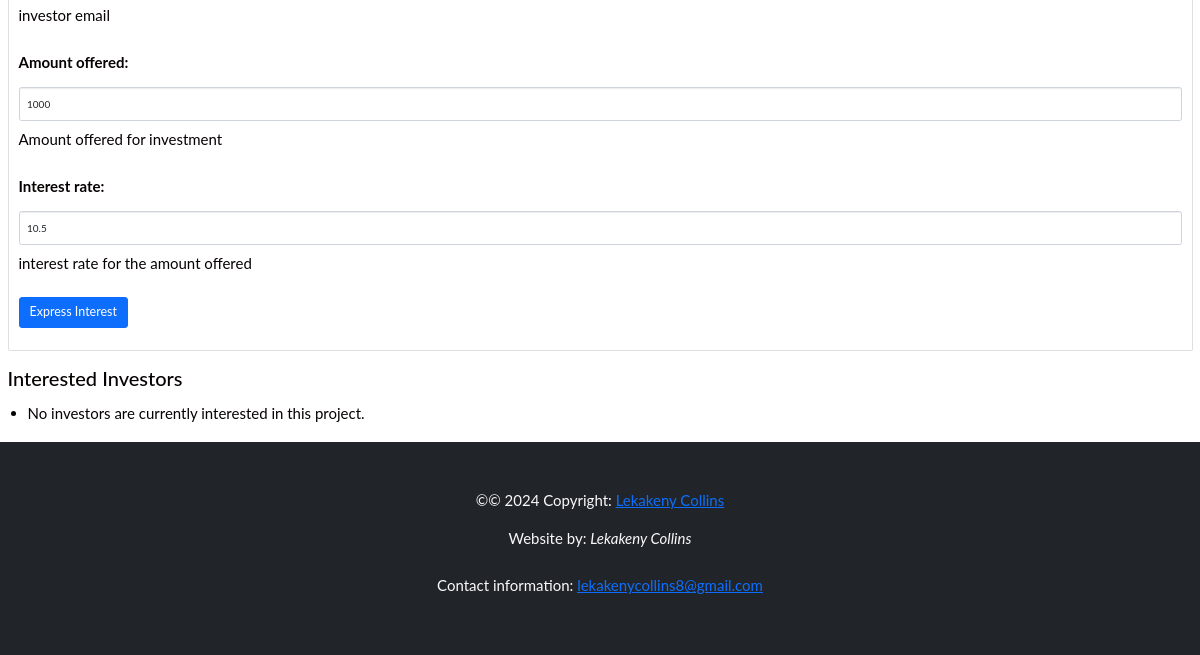
Page /projects/1/ (lower part) on the earlier database version.
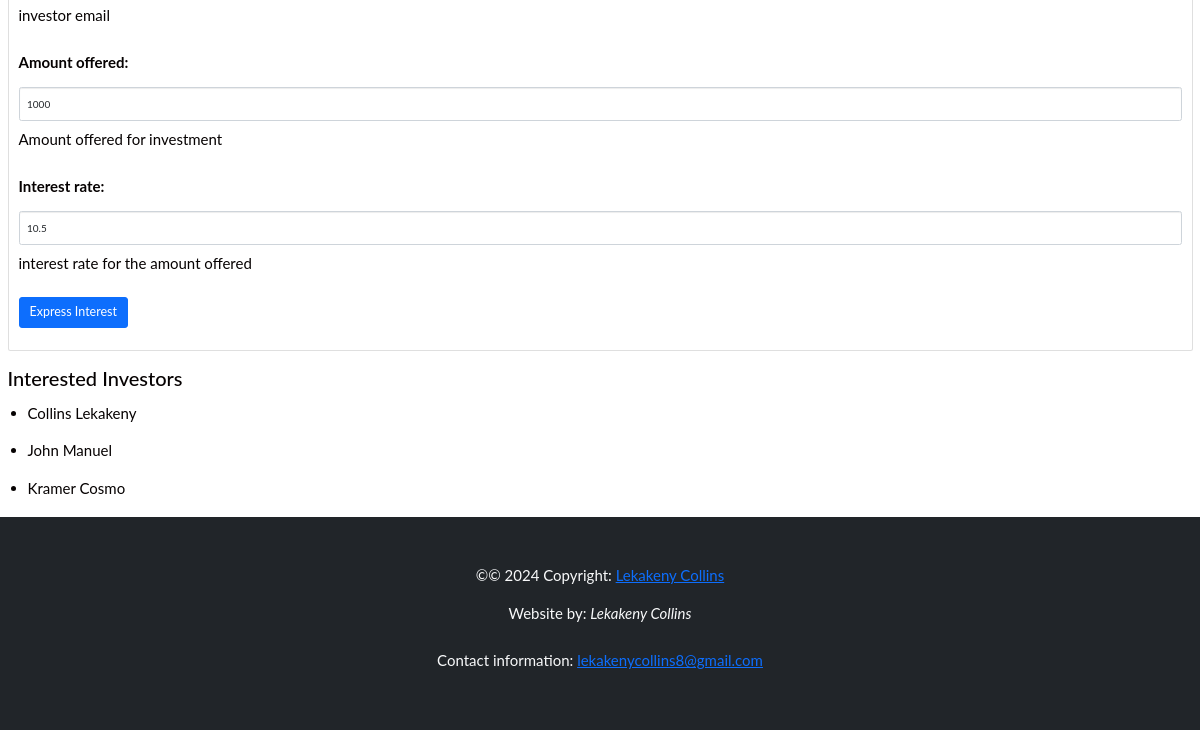
Same page on the later database version.
### agri_project/models.py (models this page shows, shortened)
class BaseModel(models.Model):
    created_at = models.DateTimeField(auto_now_add=True)
    updated_at = models.DateTimeField(auto_now=True)
    class Meta:
        abstract = True

class InvestorInterest(BaseModel):
    project = models.ForeignKey(Project, on_delete=models.CASCADE)
    investor_fname = models.CharField(max_length=50, help_text="Investor's first name")
    investor_lname = models.CharField(max_length=50, help_text="Investor's last name")
    investor_email = models.EmailField(help_text="investor email")
    amount_offered = models.DecimalField(max_digits=10, decimal_places=2, default=1000,
            help_text="Amount offered for investment")
    interest_rate = models.DecimalField(max_digits=5, decimal_places=2, default=10.5,
            help_text="interest rate for the amount offered")

### agri_project/views.py (the view, shortened to what this page needs)
# urls.py: path('projects/<int:pk>/', views.project_details, name='project_details'),
def project_details(request, pk):
    project = get_object_or_404(Project, pk=pk)
    loan_applications = project.loanapplication_set.all()
    interested_investors = project.investorinterest_set.all()
    form = InvestorInterestForm()
    context = {'project': project, 'loan_applications': loan_applications,
            'interested_investors': interested_investors, 'form': form}
    return render(request, 'agri_project/project_details.html', context)

### agri_project/forms.py
class InvestorInterestForm(forms.ModelForm):
    class Meta:
        model = InvestorInterest
        fields = ['investor_fname', 'investor_lname', 'investor_email',
                'amount_offered', 'interest_rate']
        widgets = {
                'investor_fname': forms.TextInput(attrs={'class': 'form-control'}),
                'investor_lname': forms.TextInput(attrs={'class': 'form-control'}),
                'investor_email': forms.EmailInput(attrs={'class': 'form-control'}),
                'amount_offered': forms.NumberInput(attrs={'class': 'form-control'}),
                'interest_rate': forms.NumberInput(attrs={'class': 'form-control'}),
                }

### agri_project/templates/agri_project/project_details.html (shortened to what this page needs)
{% extends 'agri_project/base.html' %}
{% block content %}
<section class="container-fluid">
              <div class="card mb-4">
                <form id="investorInterestForm" method="POST">
                  <div class="card-body mb-3">
			{{ form.as_p }}
                    <button type="submit" class="btn btn-primary btn-lg mt-12">Express Interest</button>
                  </div>
                </form>
              </div>
</section>
<section class="container-fluid">
	<h2>Interested Investors</h2>
	<ul>
		{% for investor in interested_investors %}
			<li
				>{{ investor.investor_fname }} {{ investor.investor_lname }}
			</li>
		{% empty %}
			<li>No investors are currently interested in this project.</li>
		{% endfor %}
	</ul>
</section>
{% endblock %}

Differences in the rows shown:
added InvestorInterest: investor_fname "Collins", investor_lname "Lekakeny"
added InvestorInterest: investor_fname "John", investor_lname "Manuel"
added InvestorInterest: investor_fname "Kramer", investor_lname "Cosmo"
Other differences:
text no longer shown: "No investors are currently interested in this project."
